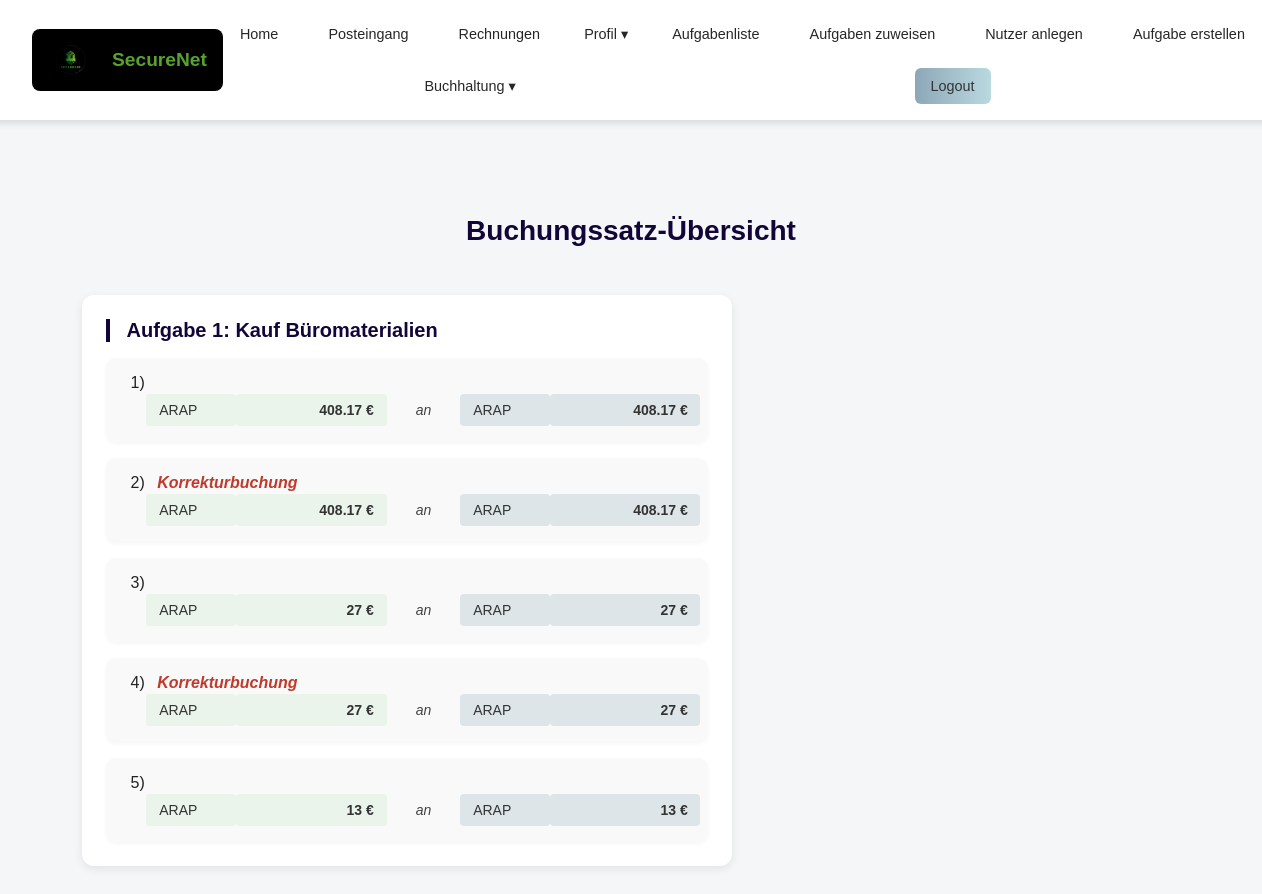
Page /posts/buchungssatz-uebersicht/ (signed in) on the earlier database version.
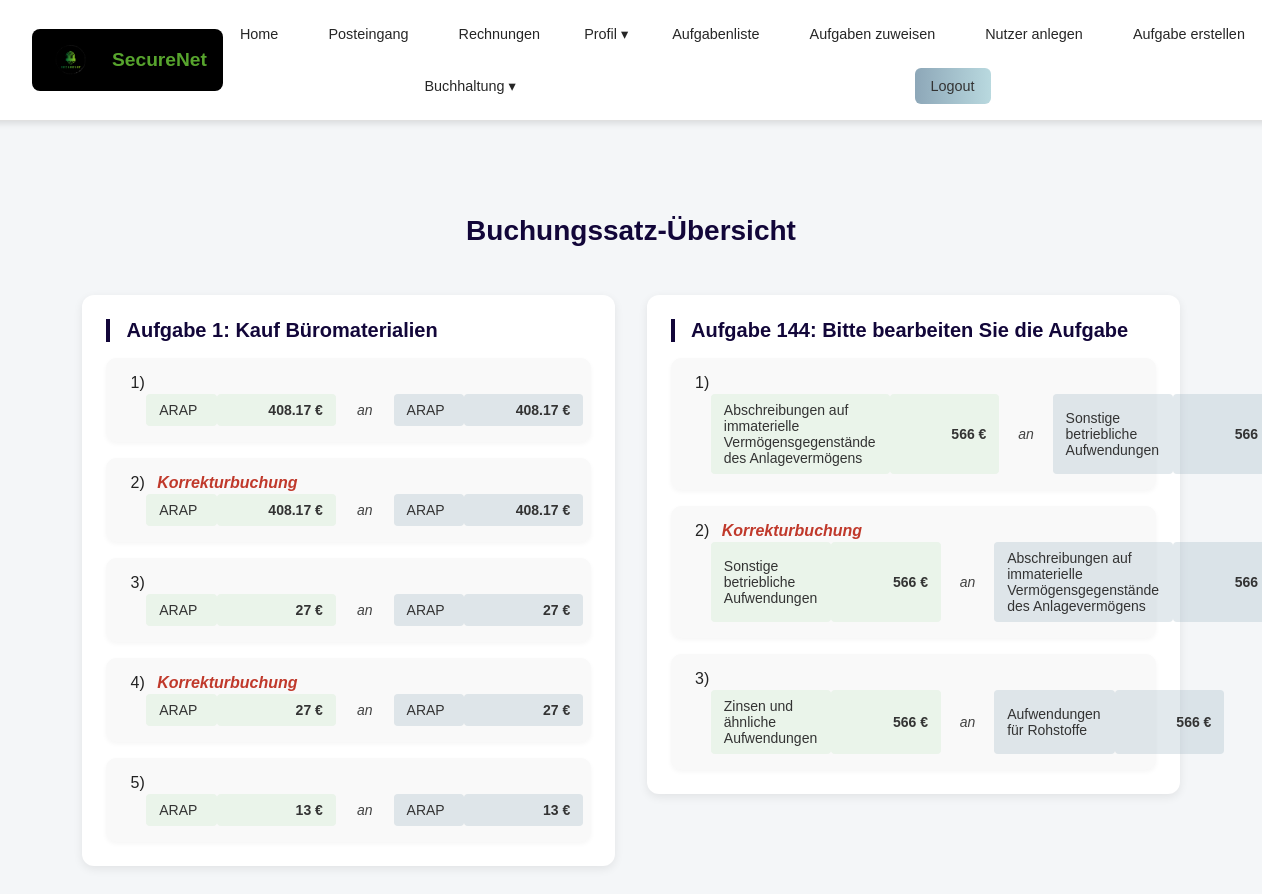
Same page on the later database version.
### posts/models.py (models this page shows, shortened)
class Aufgabe_neu(models.Model):
    RECHNUNGSTYPEN = [
        ('eingehend', 'Eingehende Rechnung'),
        ('ausgehend', 'Ausgehende Rechnung'),
        ('intern', 'Interner Vorgang'),
    ]
    unternehmen_kategorie = models.ForeignKey(Unternehmen, on_delete=models.CASCADE)
    fragentyp = models.ForeignKey(Aufgabenkategorie,null=True, on_delete=models.CASCADE)
    ersteller = models.IntegerField(null=True, blank=True)
    unterkategorie = models.IntegerField(null = True, blank=True, default = 1)
    fragentyp_text = models.CharField(null = True,max_length=255)
    mailtext = models.TextField()
    frage = models.TextField(null=True,default="Dieses Feld kann gelöscht werden")
    nutzungsdauer = models.IntegerField(null=True, blank=True)
    feedback_konto_falsch = models.TextField(null=True, blank=True, help_text="Feedback, wenn ein falsches Konto gewählt wurde.")
    feedback_betrag_falsch = models.TextField(null=True, blank=True, help_text="Feedback, wenn der Betrag falsch ist.")
    eigene_ansicht = models.TextField(blank=True, null=True, default='Secure Net\nTreskowallee 8\n10318 Berlin')
    rechnungsnummer = models.CharField(max_length=50, blank=True, null=True, default='RE-00001')
    datum = models.DateField(blank=True, null=True, auto_now_add=True)
    rechnungsbetrag = models.DecimalField(max_digits=10, decimal_places=2, blank=True, null=True, default=0.00)
    zahlweise = models.CharField(max_length=255, blank=True, null=True)
    verabschiedung = models.TextField(blank=True, null=True, default='Mit freundlichen Grüßen\nIhr Unternehmen')
    kontakt = models.TextField(blank=True, null=True, default='Tel: 01234 567890\nE-Mail: info@unternehmen.de')
    beschreibung = models.TextField(blank=True, null=True, default='Keine weiteren Details angegeben.')
    rechnungstyp = models.CharField(max_length=20, choices=RECHNUNGSTYPEN, default='intern')
    aufgabeninfo = models.TextField(null=True, blank=True, help_text="Optionaler Informationstext zur Aufgabe (HTML erlaubt).")

class Konto(models.Model):
    KATEGORIE_CHOICES = [
        ('Bestandskonto', 'Bestandskonto'),
        ('Erfolgskonto', 'Erfolgskonto'),
    ]
    UNTERKATEGORIE_CHOICES = [
        ('Aktiva', 'Aktiva'),
        ('Passiva', 'Passiva'),
        ('Aufwand', 'Aufwand'),
        ('Ertrag', 'Ertrag'),
    ]
    name = models.CharField(max_length=255)
    kategorie = models.CharField(max_length=20, choices=KATEGORIE_CHOICES, blank=True, null=True)
    unterkategorie = models.CharField(max_length=20, choices=UNTERKATEGORIE_CHOICES, blank=True, null=True)
    kontonummer = models.IntegerField(null=True, blank=True)
    bilanzposition_nummer = models.IntegerField(null=True, blank=True)
    eins = models.CharField(max_length=20, choices=UNTERKATEGORIE_CHOICES, blank=True, null=True)
    erstellt_von = models.ForeignKey(
        settings.AUTH_USER_MODEL, null=True, blank=True,
        on_delete=models.SET_NULL, help_text="Nutzer, der das Konto erstellt hat"
    )
    kontenplan = models.ForeignKey('Kontenplan', null=True, blank=True, on_delete=models.SET_NULL)

### posts/views.py (the view)
# urls.py: path("buchungssatz-uebersicht/", views.buchungssatz_uebersicht, name="buchungssatz_uebersicht"),
@login_required
def buchungssatz_uebersicht(request):
    nutzer = request.user
    buchungen = Buchung.objects.filter(nutzer=nutzer).select_related('aufgabe').order_by('aufgabe__id', 'versuch')
    from collections import defaultdict
    aufgaben_buchungen = defaultdict(list)
    id_to_name = {str(k.id): k.name for k in Konto.objects.all()}
    for buchung in buchungen:
        soll_konten = json.loads(buchung.antwort_konten_soll or "[]")
        soll_betraege = json.loads(buchung.antwort_betrag_soll or "[]")
        haben_konten = json.loads(buchung.antwort_konten_haben or "[]")
        haben_betraege = json.loads(buchung.antwort_betrag_haben or "[]")
        max_len = max(len(soll_konten), len(haben_konten))
        zeilen = []
        for i in range(max_len):
            soll_text = (id_to_name.get(soll_konten[i], soll_konten[i]), f"{soll_betraege[i]} €") if i < len(soll_konten) else ("", "")
            haben_text = (id_to_name.get(haben_konten[i], haben_konten[i]), f"{haben_betraege[i]} €") if i < len(haben_konten) else ("", "")
            zeilen.append((soll_text, haben_text))
        aufgaben_buchungen[buchung.aufgabe].append({
            "buchung_nr": buchung.versuch,
            "korrekturbuchung": buchung.korrekturbuchung,
            "zeilen": zeilen
        })
    return render(request, "posts/buchungssatz_uebersicht.html", {
        "aufgaben_buchungen": dict(aufgaben_buchungen)
    })

### posts/templates/posts/buchungssatz_uebersicht.html (shortened to what this page needs)
{% extends 'master_layout.html' %}
{% load my_filters %}
{% load static %}
{% block css %}
<link rel="stylesheet" href="{% static 'css/buchungssatz_uebersicht.css' %}">
{% endblock %}
{% block content %}
<h2>Buchungssatz-Übersicht</h2>
<div class="aufgaben-grid">
{% for aufgabe, buchungsliste in aufgaben_buchungen.items %}
     <div class="aufgabe-block">
    <h3>Aufgabe {{ aufgabe.id }}: {{ aufgabe.fragentyp_text }}</h3>
        {% for buchung in buchungsliste %}
            <div class="buchung">
                {{ buchung.buchung_nr }}){% if buchung.korrekturbuchung %} <i>Korrekturbuchung</i>{% endif %}
                <table style="margin-left: 1em;">
                    <tr>
                        <th></th>
                        <th></th>
                        <th></th>
                    </tr>
                    {% for soll, haben in buchung.zeilen %}
                        <tr>
                            <td class="soll" style="padding-right: 1em;">{{ soll.0 }}</td>
                            <td class="soll" style="text-align: right; min-width: 6em;">{{ soll.1 }}</td>
                            <td>{% if forloop.first %}an{% endif %}</td>
                            <td class="haben" style="padding-right: 1em;">{{ haben.0 }}</td>
                            <td class="haben" style="text-align: right; min-width: 6em;">{{ haben.1 }}</td>
                        </tr>
                    {% endfor %}
                </table>
             </div>
        {% endfor %}
        </div>
{% endfor %}
    </div>
{% endblock %}

### templates/master_layout.html (shortened to what this page needs)
{% load static %}
<!DOCTYPE html>
<html lang="en">
<head>
    <link rel="stylesheet" href="{% static 'css/master_layout.css' %}">
    {% block css %}
    {% endblock %}
</head>
<body>
    <div class="page-container">
        <header class="header-container">
            <div class="logo-container">
                <img src="/media/securenet-logo.png"
                     alt="SecureNet Logo"
                     class="securenet-logo">
                <span class="logo-text">SecureNet</span>
            </div>
            <nav class="navigation-bar">
                    <a href="{% url 'frontpage' %}" class="nav-element">Home</a>
                    <a href="{% url 'posts:posteingang' %}" class="nav-element">Posteingang</a>
                    <a href="{% url 'posts:rechnungsuebersicht' %}" class="nav-element">Rechnungen</a>
                    {% if user.is_authenticated %}
                        <div class="nav-dropdown">
                            <a href="#" class="nav-element dropdown-toggle">Profil ▾</a>
                        </div>
                        {% if request.user.role == 'teacher' %}
                            <a class = "nav-element" href="{% url 'posts:aufgaben_verwalten'%}">Aufgabenliste</a>
                            <a class = "nav-element" href="{% url 'users:aufgaben_zuweisen'%}">Aufgaben zuweisen</a>
                            <a class = "nav-element" href="{% url 'users:bulk_student_creation'%}">Nutzer anlegen</a>
                            <a href="{% url 'posts:aufgabe_erstellen' %}" class="nav-element">Aufgabe erstellen</a>
                        {% endif %}
                        <div class="nav-dropdown">
                            <a href="#" class="nav-element dropdown-toggle">Buchhaltung ▾</a>
                        </div>
                    <form class="logout-form" action="{% url 'users:logout' %}" method="post">
                        <button class="logout-button">Logout</button>
                    </form>
                    {% else %}
                        <a class = "nav-element" href="{% url 'users:login' %}">Login</a>
                    {% endif %}
            </nav>
        </header>
    </div>
    <div class="content-container">
        {% block content %}{% endblock %}
    </div>
</body>
</html>

### assets/css/master_layout.css (style rules this page uses)
body { margin: 0; padding: 0; font-family: Arial, sans-serif; background-color: #f9f9f9; }
.page-container { width: 100%; background: #FFFFFF; display: flex; flex-direction: column; align-items: center; }
.content-container { flex-grow: 1; margin-top: 8rem; padding: 2rem; width: 100%; box-sizing: border-box; }
.header-container { width: 100%; display: flex; align-items: center; position: fixed; background: #FFFFFF; z-index: 1000; top:0; border-bottom: 0.1rem solid #E0E0E0; box-shadow: 0rem 0.2rem 0.4rem rgba(0, 0, 0, 0.1); padding: 1rem 2rem; justify-content: space-between; }
.logo-container { display: flex; align-items: center; background: #000000; color: #FFFFFF; margin-left: 2rem; padding: 0.8rem 1rem; border-radius: 0.5rem; gap: 1rem; width: 12rem; }
.securenet-logo { width: 3rem; height: auto; }
.logo-text { font-size: 1.2rem; font-weight: bold; color: #57a42d; }
.navigation-bar { display: flex; justify-content: space-around; align-items: center; gap: 1rem; flex-grow: 1; flex-wrap: wrap; }
.nav-element { display: flex; align-items: center; gap: 0.5rem; color: #262626; font-size: 0.9rem; text-decoration: none; padding: 0.6rem 1rem; border-radius: 0.5rem; background: #FFFFFF; transition: background-color 0.3s ease, transform 0.2s ease; }
.logout-button { display: flex; align-items: center; background: linear-gradient(to right, #8da7b8, #b9d9df); color: #333; border: none; border-radius: 6px; padding: 0.6rem 1rem; font-size: 0.9rem; cursor: pointer; transition: transform 0.2s ease, box-shadow 0.2s ease; margin-left: -10px; margin-right: 80px; }
.logout-form { display: inline; margin: 0; padding: 0; }
.logout-button { cursor: pointer; text-decoration: none; }
.nav-dropdown { position: relative; display: inline-block; }
.dropdown-toggle { cursor: pointer; padding: 10px; }

### static/css/buchungssatz_uebersicht.css (style rules this page uses)
body { font-family: Arial, sans-serif; background-color: #f4f6f8; margin: 0; padding: 2rem 4vw; color: #222; }
h2 { text-align: center; margin-bottom: 3rem; font-size: 28px; color: #120639; }
h3 { font-size: 20px; color: #120639; margin-top: 0; margin-bottom: 1rem; border-left: 4px solid #120639; padding-left: 1rem; }
.aufgaben-grid { max-width: 1400px; margin: 0 auto; display: flex; flex-wrap: wrap; gap: 2rem; justify-content: space-between; align-items: flex-start; }
.aufgabe-block { flex: 1 1 calc(50% - 1rem); min-width: 420px; max-width: 650px; background-color: #ffffff; border-radius: 12px; padding: 1.5rem; box-shadow: 0 3px 10px rgba(0, 0, 0, 0.08); box-sizing: border-box; }
.buchung { background-color: #f9f9f9; padding: 1rem 1.5rem; border-radius: 10px; box-shadow: 0 2px 5px rgba(0, 0, 0, 0.04); margin-top: 1rem; }
.buchung i { color: #c0392b; font-weight: bold; font-style: italic; margin-left: 0.5rem; }
.buchung table { border-collapse: collapse; width: 100%; margin-left: 1em; }
.buchung td { padding: 0.5rem 0.8rem; font-size: 14px; color: #333; }
.buchung td:nth-child(2), .buchung td:nth-child(5) { text-align: right; white-space: nowrap; min-width: 6em; font-weight: bold; }
.buchung td:nth-child(3) { text-align: center; font-style: italic; color: #444; min-width: 2em; }
.buchung td.soll { background-color: #eaf4ea; border-radius: 4px; }
.buchung td.haben { background-color: rgba(141, 167, 184, 0.25); border-radius: 4px; }

Differences in the rows shown:
added Aufgabe_neu: id "144", fragentyp_text "Bitte bearbeiten Sie die Aufgabe", buchung_nr "1" "2" "3", soll "566 €" "566 €" "566 €", haben "566…" "566…" "566 €"
added Konto: name "Abschreibungen auf immaterielle Vermögensgegenstände des Anlagevermögens", name "Abschreibungen auf immaterielle Vermögensgegenstände des Anlagevermögens"
added Konto: name "Sonstige betriebliche Aufwendungen", name "Sonstige betriebliche Aufwendungen"
added Konto: name "Zinsen und ähnliche Aufwendungen"
added Konto: name "Aufwendungen für Rohstoffe"
